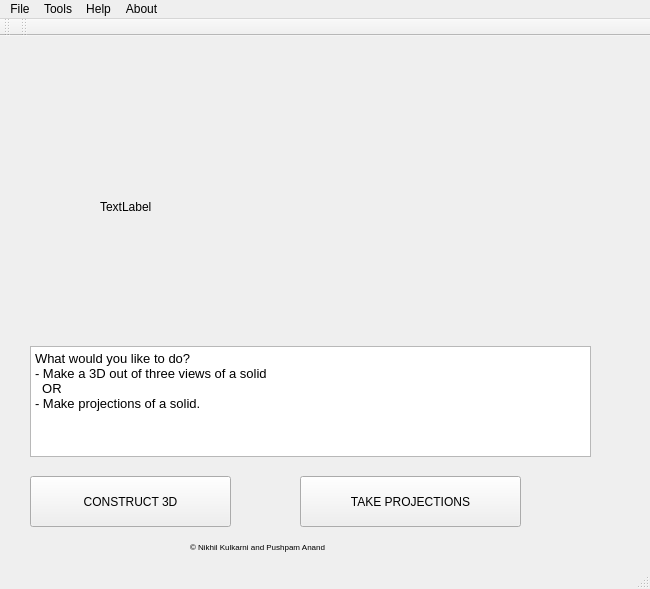
<?xml version="1.0" encoding="UTF-8"?>
<ui version="4.0">
 <class>MainWindow</class>
 <widget class="QMainWindow" name="MainWindow">
  <property name="geometry">
   <rect>
    <x>0</x>
    <y>0</y>
    <width>650</width>
    <height>589</height>
   </rect>
  </property>
  <property name="windowTitle">
   <string>MainWindow</string>
  </property>
  <widget class="QWidget" name="centralWidget">
   <widget class="QPushButton" name="pushButton">
    <property name="geometry">
     <rect>
      <x>30</x>
      <y>440</y>
      <width>201</width>
      <height>51</height>
     </rect>
    </property>
    <property name="text">
     <string>CONSTRUCT 3D</string>
    </property>
   </widget>
   <widget class="QPushButton" name="pushButton_2">
    <property name="geometry">
     <rect>
      <x>300</x>
      <y>440</y>
      <width>221</width>
      <height>51</height>
     </rect>
    </property>
    <property name="text">
     <string>TAKE PROJECTIONS</string>
    </property>
   </widget>
   <widget class="QTextBrowser" name="textBrowser">
    <property name="geometry">
     <rect>
      <x>30</x>
      <y>310</y>
      <width>561</width>
      <height>111</height>
     </rect>
    </property>
    <property name="html">
     <string>&lt;!DOCTYPE HTML PUBLIC &quot;-//W3C//DTD HTML 4.0//EN&quot; &quot;http://www.w3.org/TR/REC-html40/strict.dtd&quot;&gt;
&lt;html&gt;&lt;head&gt;&lt;meta name=&quot;qrichtext&quot; content=&quot;1&quot; /&gt;&lt;style type=&quot;text/css&quot;&gt;
p, li { white-space: pre-wrap; }
&lt;/style&gt;&lt;/head&gt;&lt;body style=&quot; font-family:'MS Shell Dlg 2'; font-size:7.8pt; font-weight:400; font-style:normal;&quot;&gt;
&lt;p style=&quot; margin-top:0px; margin-bottom:0px; margin-left:0px; margin-right:0px; -qt-block-indent:0; text-indent:0px;&quot;&gt;&lt;span style=&quot; font-size:10pt;&quot;&gt;What would you like to do?&lt;/span&gt;&lt;/p&gt;
&lt;p style=&quot; margin-top:0px; margin-bottom:0px; margin-left:0px; margin-right:0px; -qt-block-indent:0; text-indent:0px;&quot;&gt;&lt;span style=&quot; font-size:10pt;&quot;&gt;- Make a 3D out of three views of a solid&lt;/span&gt;&lt;/p&gt;
&lt;p style=&quot; margin-top:0px; margin-bottom:0px; margin-left:0px; margin-right:0px; -qt-block-indent:0; text-indent:0px;&quot;&gt;&lt;span style=&quot; font-size:10pt;&quot;&gt;  OR&lt;/span&gt;&lt;/p&gt;
&lt;p style=&quot; margin-top:0px; margin-bottom:0px; margin-left:0px; margin-right:0px; -qt-block-indent:0; text-indent:0px;&quot;&gt;&lt;span style=&quot; font-size:10pt;&quot;&gt;- Make projections of a solid.&lt;/span&gt;&lt;/p&gt;&lt;/body&gt;&lt;/html&gt;</string>
    </property>
   </widget>
   <widget class="QLabel" name="label_2">
    <property name="geometry">
     <rect>
      <x>190</x>
      <y>500</y>
      <width>211</width>
      <height>21</height>
     </rect>
    </property>
    <property name="font">
     <font>
      <pointsize>6</pointsize>
     </font>
    </property>
    <property name="text">
     <string>© Nikhil Kulkarni and Pushpam Anand</string>
    </property>
   </widget>
   <widget class="QLabel" name="labelwel">
    <property name="geometry">
     <rect>
      <x>100</x>
      <y>80</y>
      <width>411</width>
      <height>181</height>
     </rect>
    </property>
    <property name="text">
     <string>TextLabel</string>
    </property>
   </widget>
  </widget>
  <widget class="QMenuBar" name="menuBar">
   <property name="geometry">
    <rect>
     <x>0</x>
     <y>0</y>
     <width>650</width>
     <height>26</height>
    </rect>
   </property>
   <widget class="QMenu" name="menuFile">
    <property name="title">
     <string>File</string>
    </property>
    <addaction name="actionopen"/>
    <addaction name="actionsave"/>
   </widget>
   <widget class="QMenu" name="menuTools">
    <property name="title">
     <string>Tools</string>
    </property>
   </widget>
   <widget class="QMenu" name="menuHelp">
    <property name="title">
     <string>Help</string>
    </property>
    <addaction name="actionAbout_this_Software"/>
    <addaction name="actionHow_to_use"/>
    <addaction name="actionTerms_and_Conditions"/>
   </widget>
   <widget class="QMenu" name="menuAbout">
    <property name="title">
     <string>About</string>
    </property>
    <addaction name="actionAbout_us"/>
   </widget>
   <addaction name="menuFile"/>
   <addaction name="menuTools"/>
   <addaction name="menuHelp"/>
   <addaction name="menuAbout"/>
  </widget>
  <widget class="QToolBar" name="mainToolBar">
   <attribute name="toolBarArea">
    <enum>TopToolBarArea</enum>
   </attribute>
   <attribute name="toolBarBreak">
    <bool>false</bool>
   </attribute>
  </widget>
  <widget class="QStatusBar" name="statusBar"/>
  <widget class="QToolBar" name="toolBar">
   <property name="windowTitle">
    <string>toolBar</string>
   </property>
   <attribute name="toolBarArea">
    <enum>TopToolBarArea</enum>
   </attribute>
   <attribute name="toolBarBreak">
    <bool>false</bool>
   </attribute>
  </widget>
  <action name="actionopen">
   <property name="text">
    <string>open</string>
   </property>
  </action>
  <action name="actionsave">
   <property name="text">
    <string>save</string>
   </property>
  </action>
  <action name="actionAbout_this_Software">
   <property name="text">
    <string>About this Software</string>
   </property>
  </action>
  <action name="actionHow_to_use">
   <property name="text">
    <string>How to use</string>
   </property>
  </action>
  <action name="actionTerms_and_Conditions">
   <property name="text">
    <string>Terms and Conditions</string>
   </property>
  </action>
  <action name="actionAbout_us">
   <property name="text">
    <string>About us</string>
   </property>
  </action>
 </widget>
 <layoutdefault spacing="6" margin="11"/>
 <resources/>
 <connections/>
</ui>
